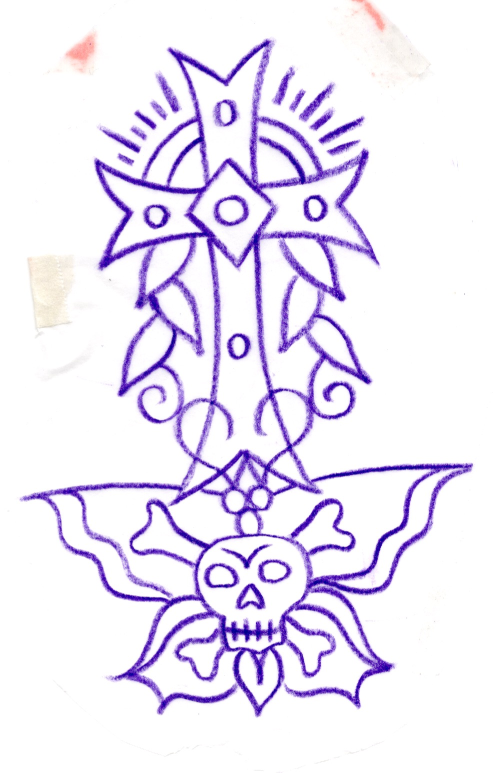
#> input picture assets/flash/flash-100.jpg, 986 x 1545 px (shown at 1/2 size)
$ python -i build_intro.py   (imports and definitions only)
#> lines starting #> are read from the running program, lines starting #| are printed output that depends on the picture
#> further down, picture is the input picture: PIL image 986x1545 RGB; mean R, G, B 236.1, 229.8, 246.2
"""Build the landing-page TV montage from the clips and photos in AboutMe/.

Output (assets/intro/): montage.mp4 (H.264, plays everywhere including iPhone) and poster.jpg (first frame). Everything is 480x360 (4:3, like a CRT; it is shown at most 560px wide behind scanlines), 24 fps, silent.

EDIT below is the cut: (file, start seconds, length seconds). Photos get a slow Ken Burns zoom.
"static" inserts a burst of TV snow (channel change). Anything in AboutMe/ that is not listed is
appended automatically with a short snippet, so new clips show up without editing this file.
Requires ffmpeg on PATH (winget install Gyan.FFmpeg) and pillow + pillow-heif.
"""
import os, sys, json, subprocess, shutil, hashlib, tempfile
from PIL import Image, ImageOps, ImageFilter
# [1 line not run here, left out]

ROOT = os.path.dirname(os.path.dirname(os.path.abspath(__file__)))
SRC, OUT = os.path.join(ROOT, "AboutMe"), os.path.join(ROOT, "assets", "intro")
W, H, FPS = 480, 360, 24
STATIC = 0.2  # seconds of snow between groups

EDIT = [
    "static",
    ("IMG_6136.heic", 0, 2.6),          # wave hello
    ("IMG_8543.mov", 2.0, 2.4),         # tattooing, close
    ("IMG_6782.MOV", 0.8, 2.4),         # drawings on the desk
    "static",
    ("zo3dby.mov", 1.2, 3.2),           # two quickscope eliminations
    "static",
    ("IMG_8202.MOV", 0.3, 2.2),         # the shop chair
    ("IMG_6228(1).MOV", 3.0, 2.6),      # head tattoo
    ("s841.jpg", 0, 2.6),               # black and white at work
    "static",
    ("IMG_9413(1).mov", 2.4, 3.0),      # one shot, one kill
    "static",
    ("IMG_8566.MOV", 1.0, 2.6),         # fresh tattoo, wipe
    ("IMG_8545.mov", 7.0, 2.6),         # wide shop shot
    "static",
    ("ninemagtv - ram7 lockwood.mp4", 11.6, 3.0),  # the kill streak
    "static",
    ("IMG_8425.HEIC", 0, 2.4),          # plants
    ("IMG_5340.MOV", 0, 2.3),           # beach with the dog
    "static",
    ("zo3dby.mov", 5.4, 2.2),           # two more scope kills
    ("My Movie 4.mov", 7.0, 1.6),       # hand cam
    "static",
    ("IMG_0410.HEIC", 0, 2.2),          # red mirror selfie
    "static",
]

def run(args):
    r = subprocess.run(args, capture_output=True, text=True)
    if r.returncode: raise SystemExit("ffmpeg failed:\n" + " ".join(args) + "\n" + r.stderr[-1500:])

# [4 lines left out: function probe, not called in this run]

def is_video(p):
    d, v = probe(p); return d > 0.5

def frame_43(im):
    """Fit any image into 4:3 over a blurred, darkened copy of itself (TV pillarbox)."""
    im = ImageOps.exif_transpose(im).convert("RGB")
    bg = ImageOps.fit(im, (W * 2, H * 2)).filter(ImageFilter.GaussianBlur(28)).point(lambda v: int(v * 0.55))
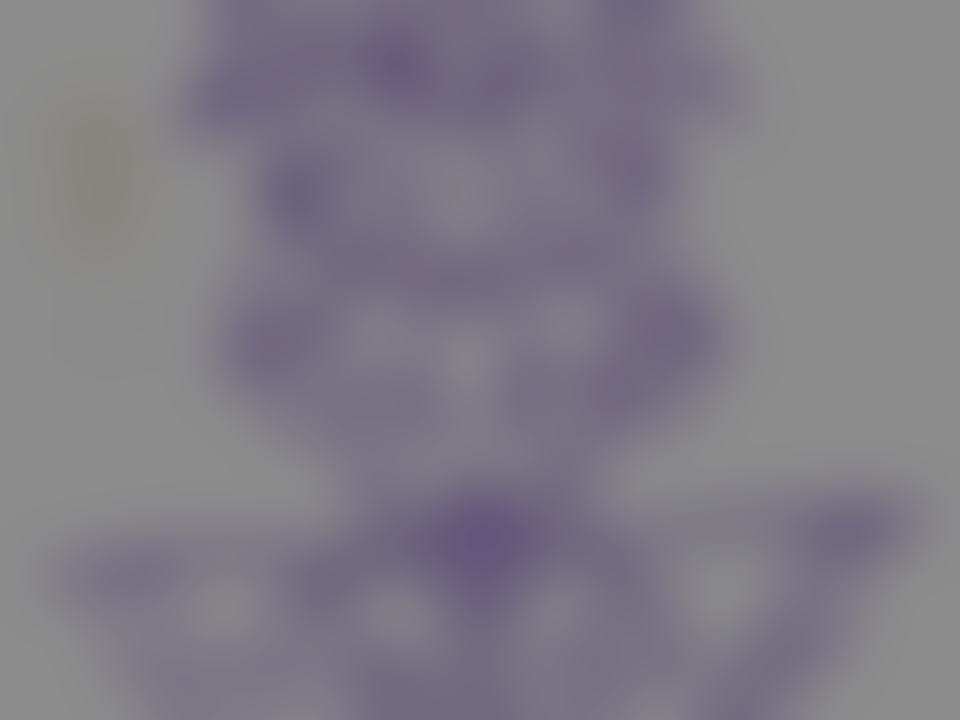
#> bg: PIL image 960x720 RGB; mean R, G, B 127.8, 123.9, 134.4
    fg = im.copy(); fg.thumbnail((W * 2, H * 2))
#> after `fg.thumbnail((W * 2, H * 2))`:
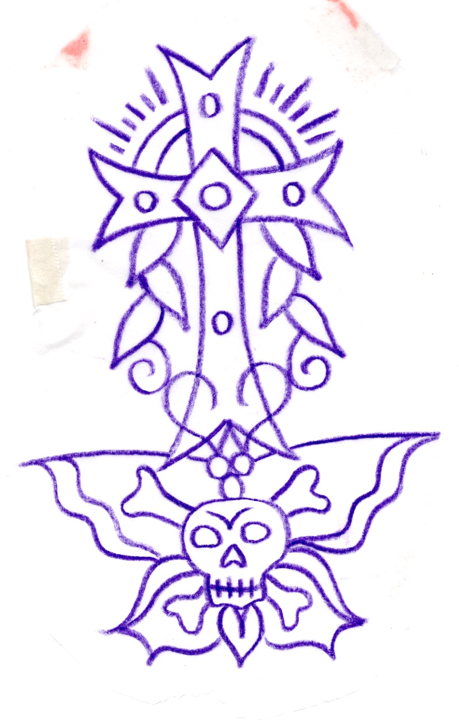
#> fg: PIL image 459x720 RGB; mean R, G, B 236.1, 229.8, 246.2
    bg.paste(fg, ((W * 2 - fg.width) // 2, (H * 2 - fg.height) // 2)); return bg
#> after `bg.paste(fg, ((W * 2 - fg.width) // 2, (H * 2 - fg.height) // 2))`:
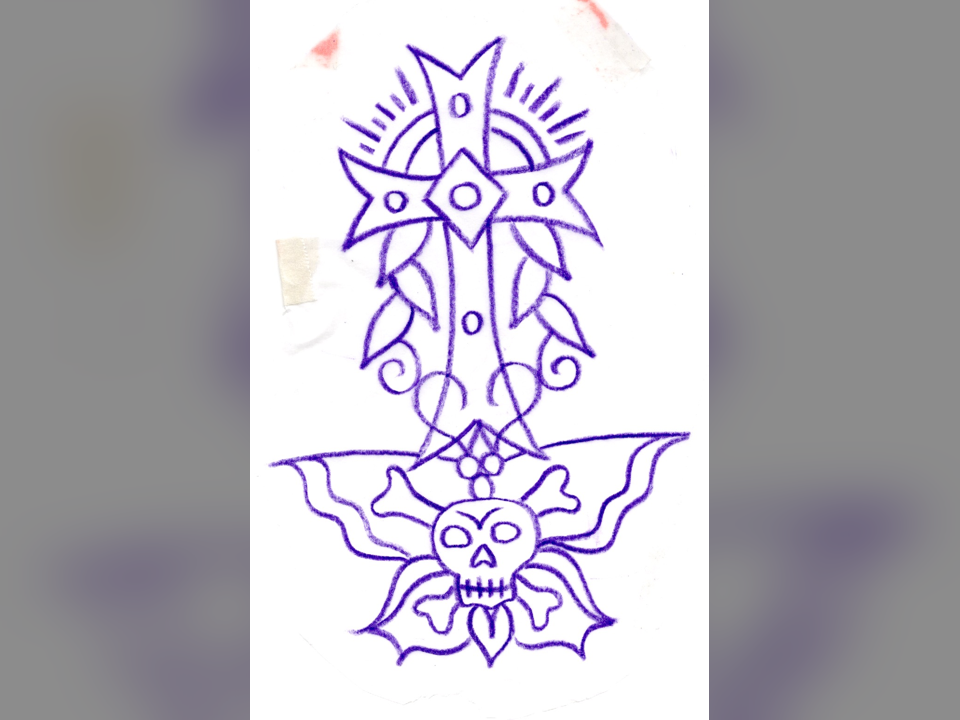
#> bg: PIL image 960x720 RGB; mean R, G, B 183.5, 179.7, 189.4

def seg_static(out, secs):
    # Coarse snow (quarter resolution, nearest-neighbour upscale): reads as static on screen, compresses ~10x smaller.
    run(["ffmpeg", "-v", "error", "-y", "-f", "lavfi", "-i", f"nullsrc=s={W // 4}x{H // 4}:r={FPS}", "-vf", f"geq=random(1)*255:128:128,scale={W}:{H}:flags=neighbor,format=yuv420p", "-t", str(secs), "-c:v", "libx264", "-preset", "veryfast", "-crf", "18", out])

# [50 lines left out: functions seg_photo, seg_video, main, not called in this run]

# [1 line not run here, left out]

>>> from PIL import Image
>>> picture = Image.open('../assets/flash/flash-100.jpg')
>>> result = frame_43(picture)
